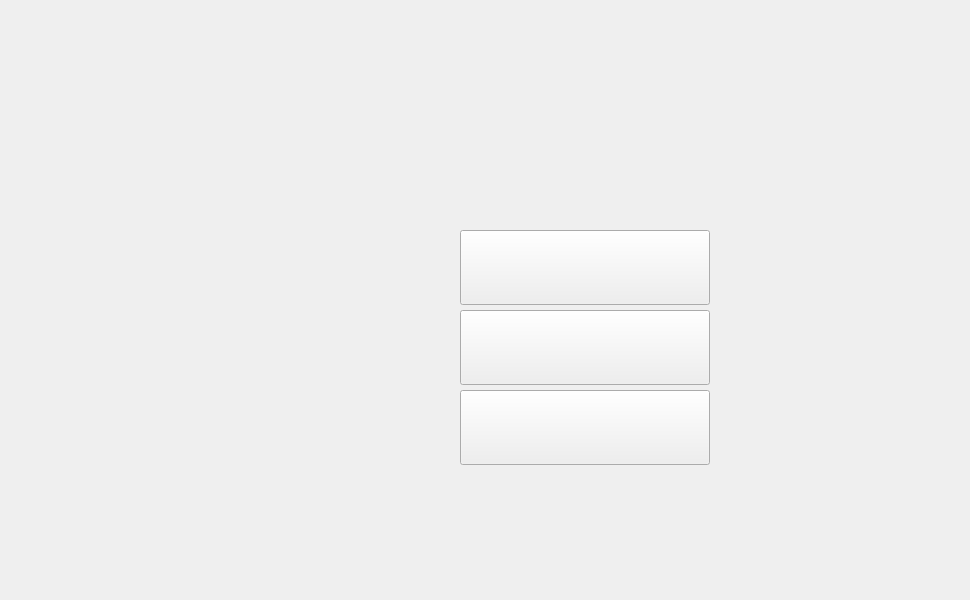
<?xml version="1.0" encoding="UTF-8"?>
<ui version="4.0">
 <class>home_page</class>
 <widget class="QMainWindow" name="home_page">
  <property name="geometry">
   <rect>
    <x>0</x>
    <y>0</y>
    <width>970</width>
    <height>600</height>
   </rect>
  </property>
  <property name="windowTitle">
   <string>MainWindow</string>
  </property>
  <widget class="QWidget" name="centralwidget">
   <widget class="QWidget" name="title" native="true">
    <property name="geometry">
     <rect>
      <x>320</x>
      <y>90</y>
      <width>600</width>
      <height>140</height>
     </rect>
    </property>
    <property name="styleSheet">
     <string notr="true">
border-image: url(:/image/title.png);</string>
    </property>
   </widget>
   <widget class="QWidget" name="widget" native="true">
    <property name="geometry">
     <rect>
      <x>330</x>
      <y>230</y>
      <width>500</width>
      <height>241</height>
     </rect>
    </property>
    <widget class="QPushButton" name="single">
     <property name="geometry">
      <rect>
       <x>130</x>
       <y>0</y>
       <width>250</width>
       <height>75</height>
      </rect>
     </property>
     <property name="text">
      <string/>
     </property>
    </widget>
    <widget class="QPushButton" name="double_">
     <property name="geometry">
      <rect>
       <x>130</x>
       <y>80</y>
       <width>250</width>
       <height>75</height>
      </rect>
     </property>
     <property name="text">
      <string/>
     </property>
    </widget>
    <widget class="QPushButton" name="fight">
     <property name="geometry">
      <rect>
       <x>130</x>
       <y>160</y>
       <width>250</width>
       <height>75</height>
      </rect>
     </property>
     <property name="text">
      <string/>
     </property>
    </widget>
   </widget>
  </widget>
  <widget class="QMenuBar" name="menubar">
   <property name="geometry">
    <rect>
     <x>0</x>
     <y>0</y>
     <width>970</width>
     <height>26</height>
    </rect>
   </property>
  </widget>
 </widget>
 <resources/>
 <connections/>
</ui>
